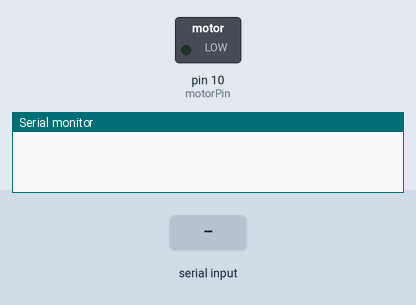
This sketch was run on a simulated Arduino Uno, built with avr-gcc and run on an emulated ATmega328P. Parts: switched loads named in the sketch (green lamp = pin HIGH), the last lines printed to the serial monitor. Inputs (shaded band) come from the test bench.

Above: at 1.2 s.
1.3 s: "90,45\n" received over Serial
At 2.3 s:
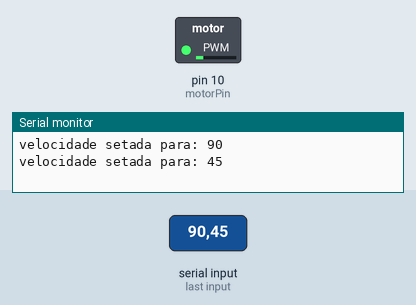
2.8 s: "30,150\n" received over Serial
At 3.4 s:
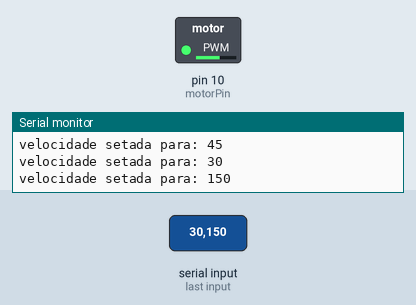
4.3 s: "200\n" received over Serial
At 5.5 s:
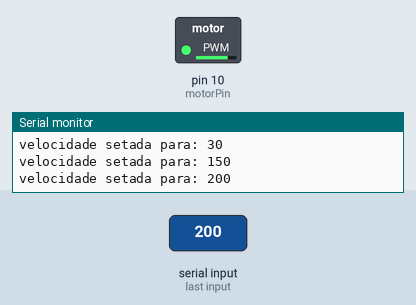
5.8 s: "90\n" received over Serial
At 6.8 s:
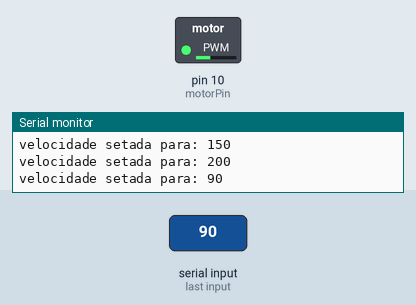
Timing chart, 0 to 8.3 s (numbered marks = the images above; inputs shaded):
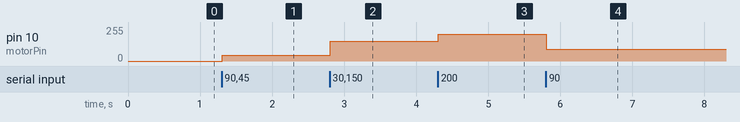

The sketch:

motorSerial.ino
```cpp
int motorPin = 10;
int leit;

void setup() {
  Serial.begin(9600);
  pinMode(motorPin, OUTPUT);
}

void loop() {
  if(Serial.available() > 1){
    leit = Serial.parseInt();
    analogWrite(motorPin, leit);
    if(leit == 0){
      Serial.println("motor parado");
    }else{
      Serial.print("velocidade setada para: ");
      Serial.println(leit);
    }
  }

}
```

Measured:
- after the input at 1.3 s, pin 10 (motorPin): 0/255 → 45/255 at once
- after the input at 2.8 s, pin 10 (motorPin): 45/255 → 150/255 at once
- after the input at 4.3 s, pin 10 (motorPin): 150/255 → 200/255 at once
- after the input at 5.8 s, pin 10 (motorPin): 200/255 → 90/255 at once
